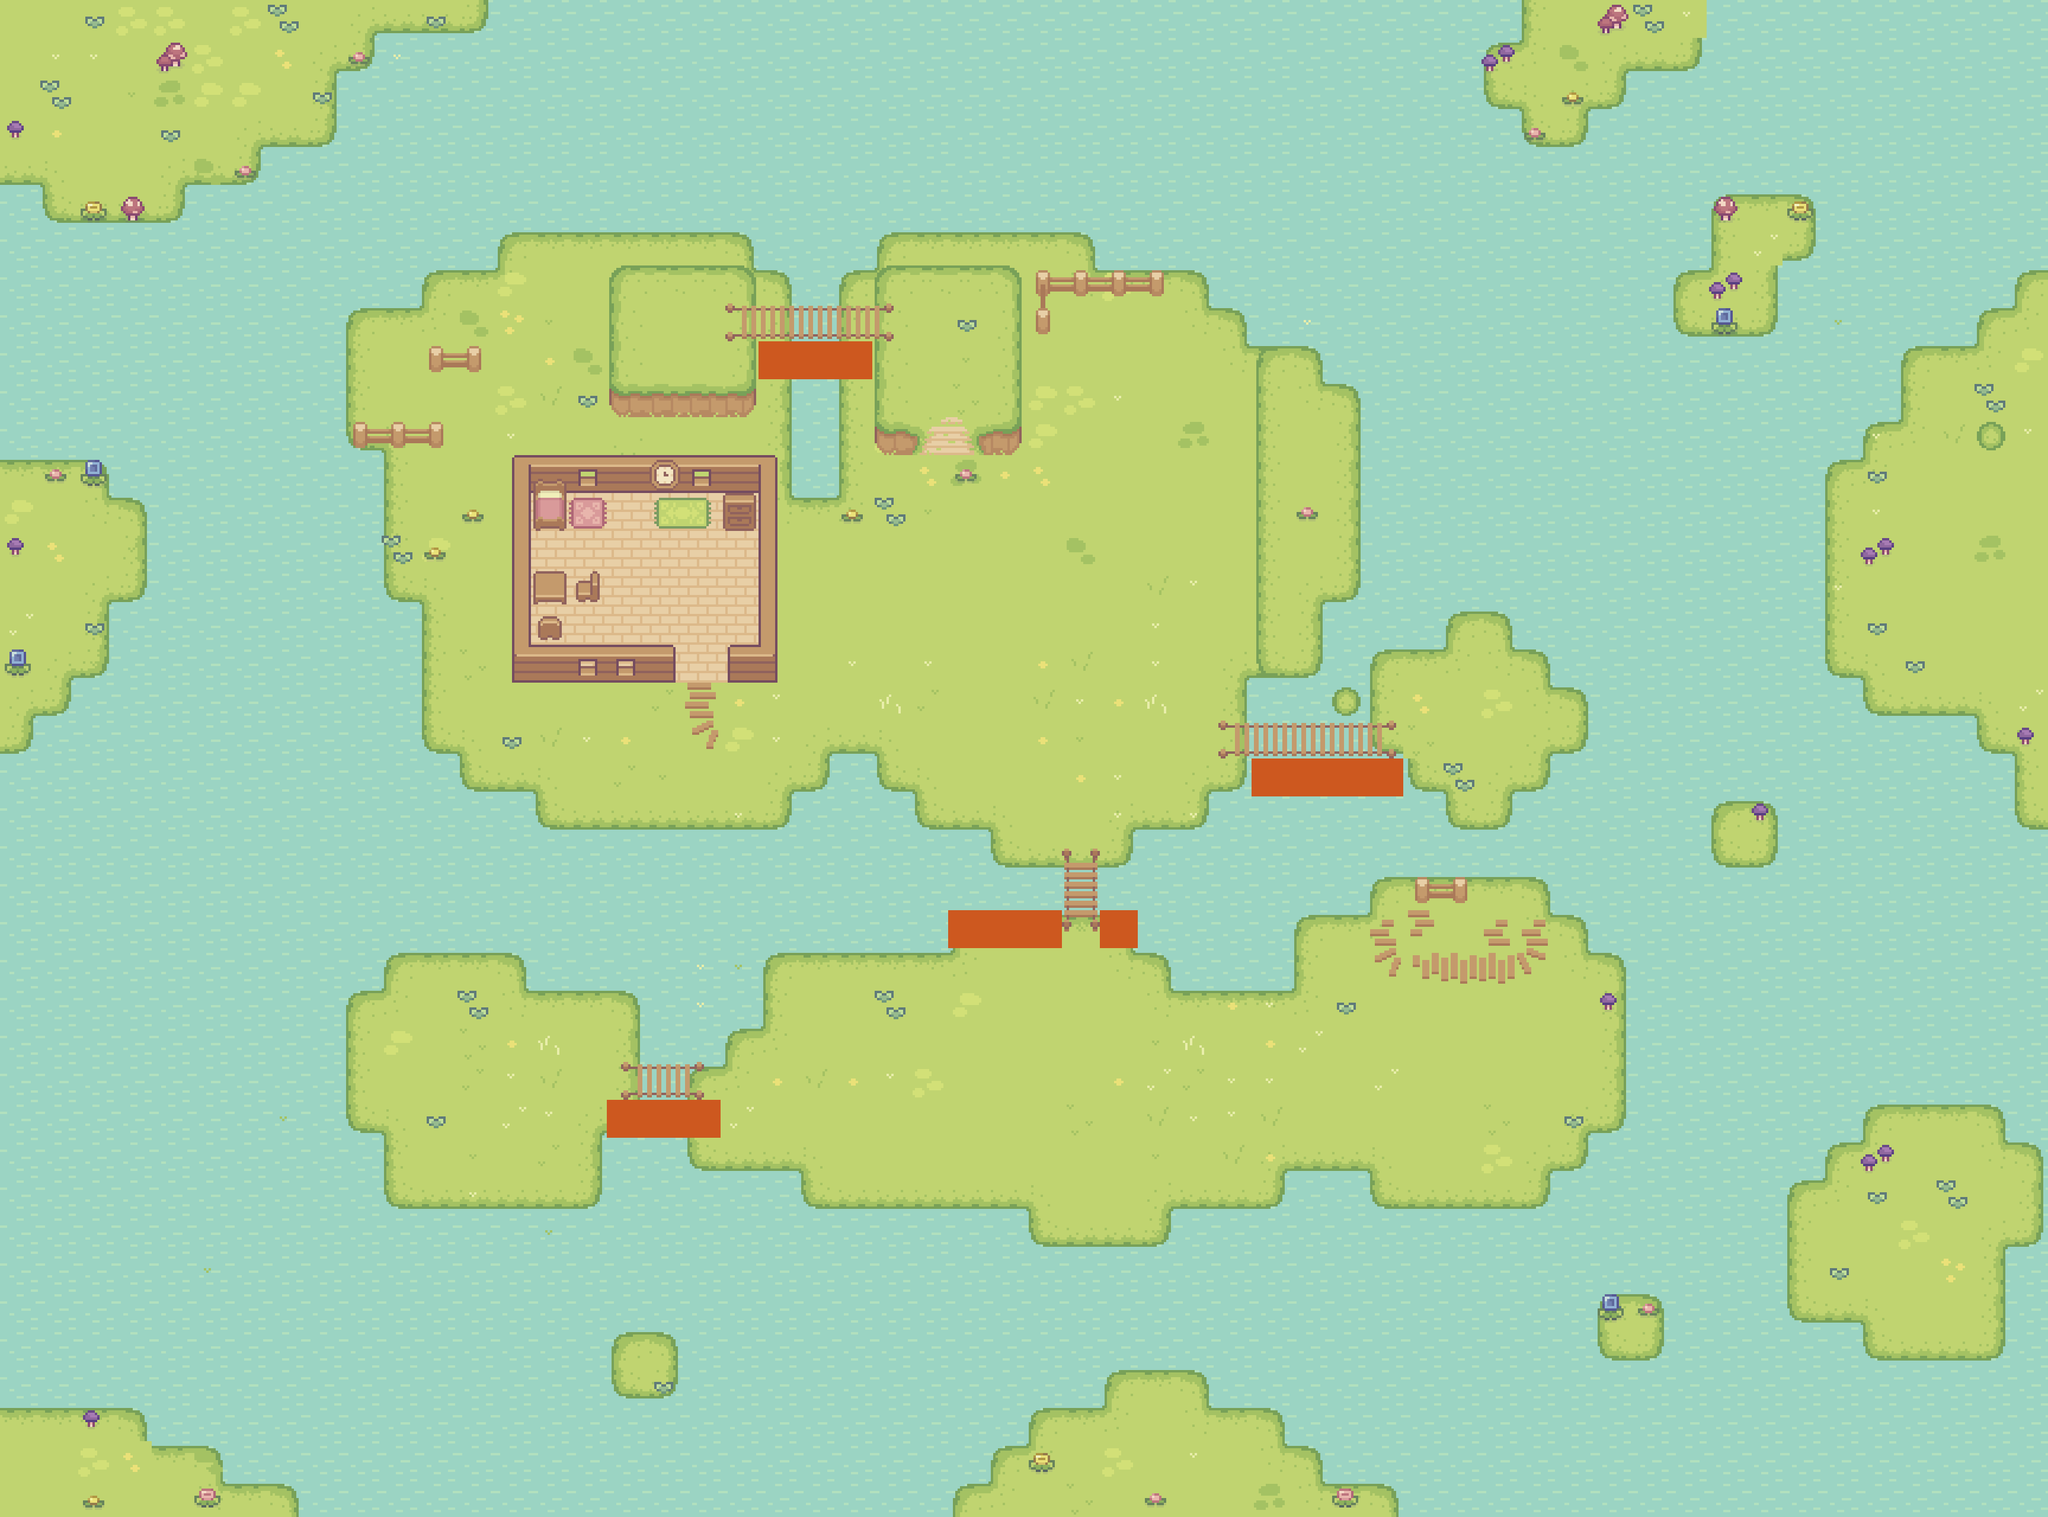

Tiled map render using the project's own tile images. Description and the map definition, with tile-layer contents summarised, below:
An orthogonal 54x40 tile map with 64x64 px tiles, 12 tile layers (Water, Ground, Forest Grass, Outside Decoration, ...), 2 hidden layers not drawn, 11 tilesets and 166 objects (18x Small, 16x Large, 13x decor, Start, Trader, ...).

<map version="1.9" tiledversion="1.9.2" orientation="orthogonal" renderorder="right-down" width="54" height="40" tilewidth="64" tileheight="64" infinite="0" nextlayerid="23" nextobjectid="470">
 <tileset firstgid="1" source="Tilesets/Grass.tsx" />
 <tileset firstgid="81" source="Tilesets/Hills.tsx" />
 <tileset firstgid="117" source="Tilesets/Fences.tsx" />
 <tileset firstgid="133" source="Tilesets/Plant Decoration.tsx" />
 <tileset firstgid="143" source="Tilesets/Objects.tsx" />
 <tileset firstgid="157" source="Tilesets/Paths.tsx" />
 <tileset firstgid="173" source="Tilesets/interaction.tsx" />
 <tileset firstgid="175" source="Tilesets/Water.tsx" />
 <tileset firstgid="176" source="Tilesets/House.tsx" />
 <tileset firstgid="211" source="Tilesets/House Decoration.tsx" />
 <tileset firstgid="265" source="Tilesets/Bridge.tsx" />
 <layer id="2" name="Water" width="54" height="40">
  <data>[2160 cells, 2083 non-empty, 1 distinct tile ids]</data>
 </layer>
 <layer id="19" name="Ground" width="54" height="40">
  <data>[2160 cells, 888 non-empty, 16 distinct tile ids]</data>
 </layer>
 <layer id="5" name="Forest Grass" width="54" height="40">
  <data>[2160 cells, 680 non-empty, 33 distinct tile ids]</data>
 </layer>
 <layer id="6" name="Outside Decoration" width="54" height="40">
  <data>[2160 cells, 42 non-empty, 17 distinct tile ids]</data>
 </layer>
 <layer id="3" name="Hills" width="54" height="40">
  <data>[2160 cells, 144 non-empty, 12 distinct tile ids]</data>
 </layer>
 <layer id="20" name="Bridge" width="54" height="40">
  <data>[2160 cells, 16 non-empty, 9 distinct tile ids]</data>
 </layer>
 <layer id="4" name="Fence" width="54" height="40">
  <data>[2160 cells, 12 non-empty, 5 distinct tile ids]</data>
 </layer>
 <layer id="16" name="HouseFloor" width="54" height="40">
  <data>[2160 cells, 29 non-empty, 1 distinct tile ids]</data>
 </layer>
 <layer id="15" name="HouseWalls" width="54" height="40">
  <data>[2160 cells, 23 non-empty, 11 distinct tile ids]</data>
 </layer>
 <layer id="18" name="HouseFurnitureBottom" width="54" height="40">
  <data>[2160 cells, 3 non-empty, 3 distinct tile ids]</data>
 </layer>
 <layer id="17" name="HouseFurnitureTop" width="54" height="40">
  <data>[2160 cells, 7 non-empty, 7 distinct tile ids]</data>
 </layer>
 <objectgroup id="9" name="Trees">
  <object id="179" name="Large" gid="148" x="625.623" y="881.684" width="96" height="124" />
  <object id="180" name="Large" gid="148" x="1040.79" y="440.118" width="96" height="124" />
  <object id="181" name="Large" gid="148" x="752.767" y="1648.68" width="96" height="124" />
  <object id="182" name="Large" gid="148" x="2192" y="708" width="96" height="124" />
  <object id="186" name="Large" gid="148" x="1277.87" y="1953.42" width="96" height="124" />
  <object id="187" name="Large" gid="148" x="1375.8" y="2013.59" width="96" height="124" />
  <object id="188" name="Large" gid="148" x="908.185" y="1997.57" width="96" height="124" />
  <object id="189" name="Large" gid="148" x="861.277" y="487.337" width="96" height="124" />
  <object id="190" name="Large" gid="148" x="1445.31" y="1668.92" width="96" height="124" />
  <object id="191" name="Large" gid="148" x="974.525" y="1727.02" width="96" height="124" />
  <object id="192" name="Small" gid="149" x="1552.13" y="1713.73" width="56" height="116" />
  <object id="193" name="Small" gid="149" x="1318.93" y="1669.31" width="56" height="116" />
  <object id="194" name="Small" gid="149" x="1630" y="502" width="56" height="116" />
  <object id="196" name="Small" gid="149" x="2241.88" y="795.152" width="56" height="116" />
  <object id="199" name="Small" gid="149" x="645.389" y="1896.49" width="56" height="116" />
  <object id="201" name="Small" gid="149" x="782.498" y="2015.02" width="56" height="116" />
  <object id="203" name="Small" gid="149" x="2547.69" y="1156.17" width="56" height="116" />
  <object id="204" name="Small" gid="149" x="850.764" y="1731.62" width="56" height="116" />
  <object id="205" name="Small" gid="149" x="2476" y="1516" width="56" height="116" />
  <object id="206" name="Small" gid="149" x="2020.22" y="1719.23" width="56" height="116" />
  <object id="207" name="Small" gid="149" x="2078.22" y="2013.18" width="56" height="116" />
  <object id="208" name="Small" gid="149" x="1302.22" y="1737.06" width="56" height="116" />
  <object id="330" name="Small" gid="149" x="1747.78" y="2065.13" width="56" height="116" />
  <object id="337" name="Large" gid="148" x="2085.33" y="1734.73" width="96" height="124" />
  <object id="338" name="Large" gid="148" x="2667.15" y="1815.54" width="96" height="124" />
  <object id="339" name="Small" gid="149" x="1491.19" y="2021.64" width="56" height="116" />
  <object id="340" name="Small" gid="149" x="2016.44" y="1961.03" width="56" height="116" />
  <object id="341" name="Large" gid="148" x="1939.88" y="2021.6" width="96" height="124" />
  <object id="354" name="Small" gid="149" x="2225.76" y="978.893" width="56" height="116" />
  <object id="355" name="Large" gid="148" x="2153.83" y="1022.71" width="96" height="124" />
  <object id="356" name="Small" gid="149" x="2123.64" y="830.027" width="56" height="116" />
  <object id="357" name="Large" gid="148" x="2117.48" y="1112.72" width="96" height="124" />
  <object id="358" name="Small" gid="149" x="2165.18" y="656.927" width="56" height="116" />
  <object id="387" name="Large" gid="148" x="2306.57" y="1164.49" width="96" height="124" />
 </objectgroup>
 <objectgroup id="10" name="Decoration">
  <object id="139" class="decor" gid="147" x="2391.9" y="1913.45" width="56" height="112" />
  <object id="140" class="decor" gid="147" x="2555.28" y="1813.5" width="56" height="112" />
  <object id="141" class="decor" gid="147" x="2579.49" y="1792.27" width="56" height="112" />
  <object id="142" class="decor" gid="143" x="949.393" y="464.738" width="64" height="60" />
  <object id="143" class="decor" gid="143" x="1559.85" y="501.704" width="64" height="60" />
  <object id="145" class="decor" gid="143" x="1703.97" y="796.841" width="64" height="60" />
  <object id="146" class="decor" gid="143" x="1987.3" y="558.244" width="64" height="60" />
  <object id="151" class="decor" gid="143" x="2335.5" y="1684.5" width="64" height="60" />
  <object id="152" class="decor" gid="143" x="2468.78" y="1375.66" width="64" height="60" />
  <object id="154" class="decor" gid="143" x="2591.82" y="1220.19" width="64" height="60" />
  <object id="155" class="decor" gid="143" x="2188.59" y="845.954" width="64" height="60" />
  <object id="156" class="decor" gid="143" x="1286.84" y="1316.7" width="64" height="60" />
  <object id="163" class="decor" gid="150" x="2390.17" y="1642.16" width="44" height="48" />
  <object id="252" gid="147" x="2616.93" y="1695.03" width="56" height="112" />
  <object id="257" gid="147" x="2557.18" y="1600.12" width="56" height="112" />
  <object id="258" gid="147" x="2245.5" y="1908.53" width="56" height="112" />
  <object id="259" gid="147" x="2283.87" y="1768.17" width="56" height="112" />
  <object id="260" gid="147" x="676.053" y="1675.9" width="56" height="112" />
  </objectgroup>
 <objectgroup id="12" name="Player" visible="0">
  <!-- 80 objects omitted --></objectgroup>
 <objectgroup id="7" name="Objects">
  <!-- 77 objects omitted --></objectgroup>
 <objectgroup id="21" name="Chest">
  <!-- 1 objects omitted --></objectgroup>
 <layer id="14" name="CollisionV1" width="54" height="40" visible="0">
  <data>[2160 cells, 219 non-empty, 1 distinct tile ids]</data>
 </layer>
 <layer id="22" name="CollisionV2" width="54" height="40">
  <data>[2160 cells, 14 non-empty, 1 distinct tile ids]</data>
 </layer>
 <layer id="13" name="Farmable" width="54" height="40" visible="0">
  <data>[2160 cells, 158 non-empty, 1 distinct tile ids]</data>
 </layer>
</map>
<!-- 114 of 166 objects omitted -->
